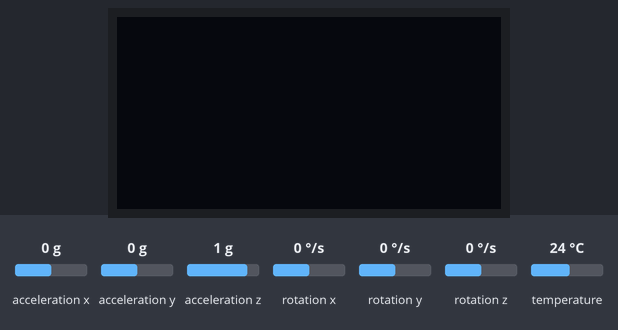
A sketch run on a simulated Arduino Uno, built with avr-gcc and run on an emulated ATmega328P. Parts: 128×64 one-colour display. The test bench sets the inputs (shaded band); at power-on: acceleration x 0 g, acceleration y 0 g, acceleration z 1 g, rotation x 0 °/s, rotation y 0 °/s, rotation z 0 °/s, temperature 24 °C. What the sketch prints to the serial monitor is not drawn.

Above: at 1.2 s.
1.3 s: acceleration x set to -1.4 g
At 1.7 s:
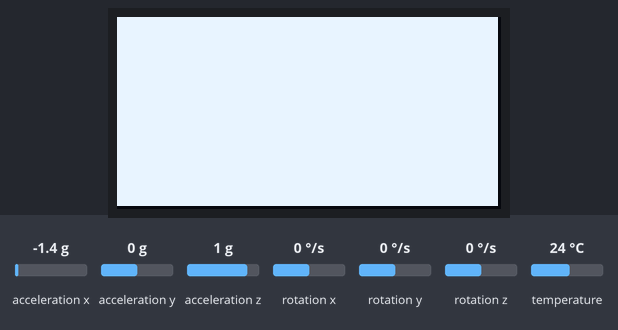
2.8 s: acceleration x set to 0 g
5.8 s: acceleration x set to -0.8 g
Timing chart, 0 to 8.8 s (numbered marks = the images above; inputs shaded):
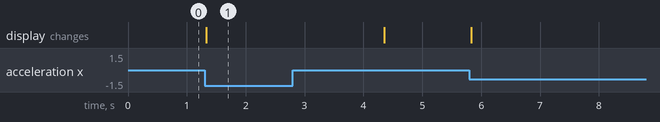

The sketch:

lift_to_wake.ino
```cpp
#include <U8g2lib.h>
#include <Adafruit_MPU6050.h>
#include <Adafruit_Sensor.h>
#include <Wire.h>

#define lift_threshold 12.0
#define timeout 3000

U8G2_SSD1306_128X64_NONAME_F_HW_I2C u8g2(U8G2_R0, /* clock=*/ SCL, /* data=*/ SDA, /* reset=*/ U8X8_PIN_NONE);
Adafruit_MPU6050 mpu;

sensors_event_t a, g, temp;

void setup() {
  // put your setup code here, to run once:
  Serial.begin(115200);
  if (!mpu.begin())
    Serial.println("Failed to find MPU6050 chip");
  mpu.setAccelerometerRange(MPU6050_RANGE_16_G);
  mpu.setGyroRange(MPU6050_RANGE_500_DEG);
  mpu.setFilterBandwidth(MPU6050_BAND_21_HZ);

  u8g2.begin();
  u8g2.setFontPosCenter();
}

void loop() {
  // put your main code here, to run repeatedly:
  u8g2.clear();
  if(lift_check())
  {
    u8g2.drawBox(0,0,127,63);
    u8g2.sendBuffer();
    delay(timeout);
  }
}

int lift_check()
{
  mpu.getEvent(&a, &g, &temp);
  float a_mag = sqrt(pow(a.acceleration.x,2)+pow(a.acceleration.y,2)+pow(a.acceleration.z,2));
  Serial.println(a_mag);
  if(a_mag > lift_threshold)
    return 1;
  return 0;
}
```

Measured:
- after the input at 1.3 s, the display: changes at once (image 1)
